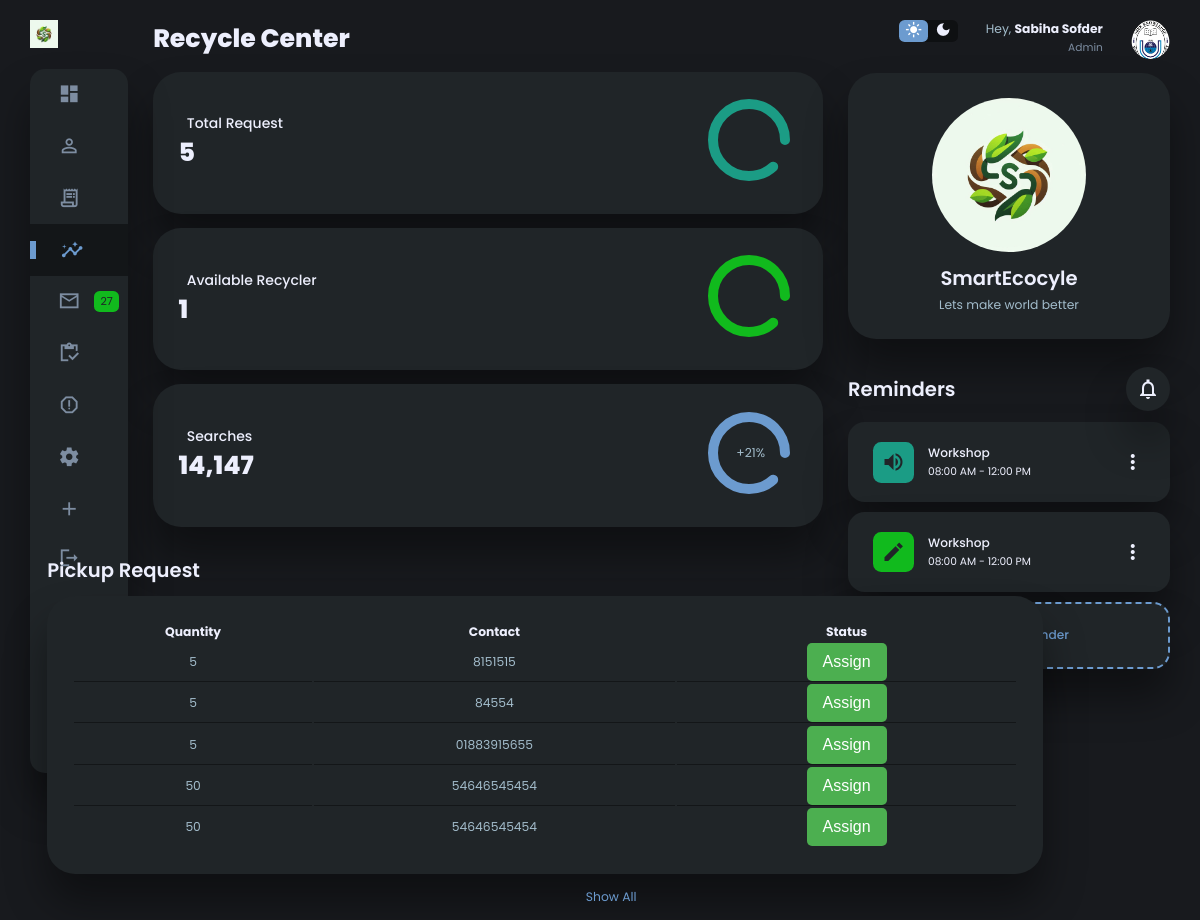
/recycler/ (signed in), run on an earlier commit of the app's database.
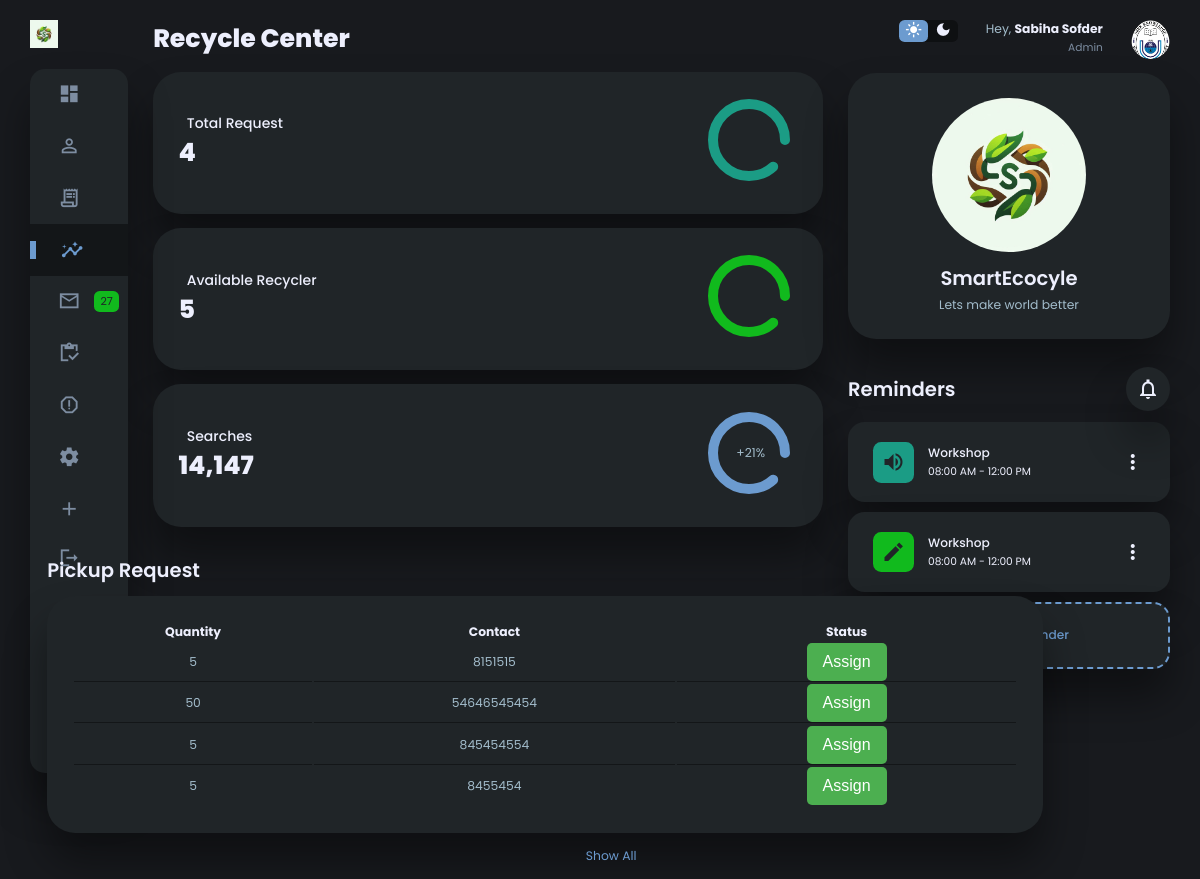
And on a later commit of the database.
### app/models.py (models this page shows, shortened)
class PickupRequest(models.Model):
    address = models.CharField(max_length=255, default="Unknown")
    quantity = models.CharField(max_length=50, default="Unknown")
    contact = models.CharField(max_length=15, default="Unknown")
    latitude = models.DecimalField(max_digits=9, decimal_places=7)
    longitude = models.DecimalField(max_digits=9, decimal_places=7)
    status = models.CharField(max_length=20, default='Pending')
    created_at = models.DateTimeField(auto_now_add=True)

### app/views.py (the view)
# urls.py: path('recycler/', views.recyclerHomepage, name='recycler'),
def recyclerHomepage(request):
    if not request.session.get('is_authenticated'):  # Check session authentication
        return redirect('homepage')
    pickup = PickupRequest.objects.filter()
    pickup_count= len(pickup)
    recycler = Recycler.objects.filter()
    available_recycler= len(recycler)
    args = {
        "pickup": pickup,
        "pickup_count": pickup_count,
        "available_recycler": available_recycler,
        "recycler": recycler,
    }
    return render(request, 'recycler.html',args)

### templates/recycler.html (shortened to what this page needs)
<!DOCTYPE html>
<html lang="en">
<head>
    <link rel="stylesheet" href="/static/dashboard.css">
</head>
<body>
    <div class="container">
        <aside>
            <div class="toggle">
                <div class="logo">
                    <img src="/static/logoo.jpg">
                </div>
            </div>
            <div class="sidebar">
                <a href="#">
                    <span class="material-icons-sharp">
                    </span>
                </a>
                <a href="{% url 'add_recycler' %}">
                    <span class="material-icons-sharp">
                    </span>
                </a>
                <a href="#">
                    <span class="material-icons-sharp">
                    </span>
                </a>
                <a href="#" class="active">
                    <span class="material-icons-sharp">
                    </span>
                </a>
                <a href="#">
                    <span class="material-icons-sharp">
                    </span>
                    <span class="message-count">27</span>
                </a>
                <a href="#">
                    <span class="material-icons-sharp">
                    </span>
                </a>
                <a href="#">
                    <span class="material-icons-sharp">
                    </span>
                </a>
                <a href="#">
                    <span class="material-icons-sharp">
                    </span>
                </a>
                <a href="#">
                    <span class="material-icons-sharp">
                    </span>
                </a>
                <a href="{% url 'logout' %}">
                    <span class="material-icons-sharp">
                    </span>
                </a>
            </div>
        </aside>
        <main>
            <h1>Recycle Center</h1>
            <div class="analyse">
                <div class="sales">
                    <div class="status">
                        <div class="info">
                            <h3>Total Request</h3>
                            <h1>{{pickup_count}}</h1>
                        </div>
                        <div class="progresss">
                            <svg>
                                <circle cx="38" cy="38" r="36"></circle>
                            </svg>
                            <div class="percentage">
                            </div>
                        </div>
                    </div>
                </div>
                <div class="visits">
                    <div class="status">
                        <div class="info">
                            <h3>Available Recycler</h3>
                            <h1>{{available_recycler}}</h1>
                        </div>
                        <div class="progresss">
                            <svg>
                                <circle cx="38" cy="38" r="36"></circle>
                            </svg>
                            <div class="percentage">
                            </div>
                        </div>
                    </div>
                </div>
                <div class="searches">
                    <div class="status">
                        <div class="info">
                            <h3>Searches</h3>
                            <h1>14,147</h1>
                        </div>
                        <div class="progresss">
                            <svg>
                                <circle cx="38" cy="38" r="36"></circle>
                            </svg>
                            <div class="percentage">
                                <p>+21%</p>
                            </div>
                        </div>
                    </div>
                </div>
            </div>
            <div class="recent-orders">
                <h2>Pickup Request</h2>
                <table>
                    <thead>
                        <tr>
                            <th>Quantity</th>
                            <th>Contact</th>
                            <th>Status</th>
                        </tr>
                    </thead>
                    <tbody>
                        {% for i in pickup %}
                        <tr>
                            <td>
                                <p>{{i.quantity}}</p>
                            </td>
                            <td>
                                <p>{{i.contact}}</p>
                            </td>
                            <td>
                                <div class="dropdown">
                                    <button class="dropbtn">Assign</button>
                                </div>
                            </td>
                        </tr>
                        {% endfor %}
                    </tbody>
                </table>
                <a href="#">Show All</a>
            </div>
        </main>
        <div class="right-section">
            <div class="nav">
                <div class="dark-mode">
                    <span class="material-icons-sharp active">
                    </span>
                    <span class="material-icons-sharp">
                    </span>
                </div>
                <div class="profile">
                    <div class="info">
                        <p>Hey, <b>Sabiha Sofder</b></p>
                        <small class="text-muted">Admin</small>
                    </div>
                    <div class="profile-photo">
                        <img src="/static/NSU.png">
                    </div>
                </div>
            </div>
            <div class="user-profile">
                <div class="logo">
                    <img src="/static/logoo.jpg">
                    <h2>SmartEcocyle</h2>
                    <p>Lets make world better</p>
                </div>
            </div>
            <div class="reminders">
                <div class="header">
                    <h2>Reminders</h2>
                    <span class="material-icons-sharp">
                    </span>
                </div>
                <div class="notification">
                    <div class="icon">
                        <span class="material-icons-sharp">
                        </span>
                    </div>
                    <div class="content">
                        <div class="info">
                            <h3>Workshop</h3>
                            <small class="text_muted">
                                08:00 AM - 12:00 PM
                            </small>
                        </div>
                        <span class="material-icons-sharp">
                        </span>
                    </div>
                </div>
                <div class="notification deactive">
                    <div class="icon">
                        <span class="material-icons-sharp">
                        </span>
                    </div>
                    <div class="content">
                        <div class="info">
                            <h3>Workshop</h3>
                            <small class="text_muted">
                                08:00 AM - 12:00 PM
                            </small>
                        </div>
                        <span class="material-icons-sharp">
                        </span>
                    </div>
                </div>
                <div class="notification add-reminder">
                    <div>
                        <h3>Add Reminder</h3>
                    </div>
                </div>
            </div>
        </div>
    </div>
</body>
</html>

### templates/recycler.html (style rules this page uses)
.dropdown { position: relative; display: inline-block; }
.dropbtn { background-color: #4CAF50; color: white; padding: 10px 16px; font-size: 16px; border: none; cursor: pointer; border-radius: 5px; }

What changed in the data, as far as the page shows it:
removed PickupRequest: quantity "5", contact "84554"
removed PickupRequest: quantity "5", contact "01883915655"
removed PickupRequest: quantity "50", contact "54646545454"
added PickupRequest: quantity "5", contact "845454554"
added PickupRequest: quantity "5", contact "8455454"
Also different on the page:
{{ pickup_count }}: "5" → "4"
{{ available_recycler }}: "1" → "5"
